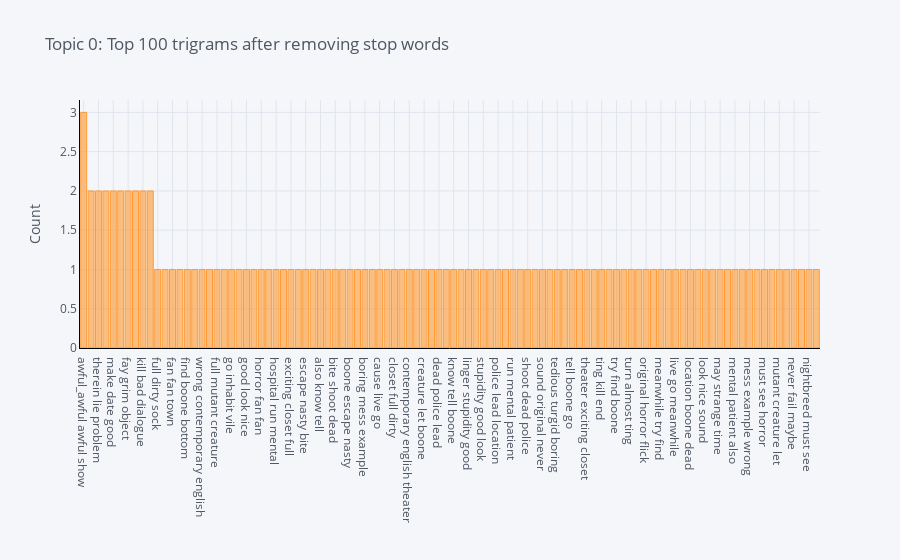

Notebook code for this chart:
### Code cell
plot_model(model=lda, plot = 'trigram')

### Figure 1 — Plotly figure (JSON) as saved in the notebook; plotly's stock layout.template omitted (floating-point values rounded to 4 significant figures)
{"data": [{"marker": {"color": "rgba(255, 153, 51, 0.6)", "line": {"color": "rgba(255, 153, 51, 1.0)", "width": 1}}, "name": "count", "orientation": "v", "text": "", "type": "bar", "x": ["awful_awful awful show", "director forget mention", "therein lie problem", "quality kill bad", "make date good", "good science_fiction make", "fay grim object", "serbian side serbian", "kill bad dialogue", "use term loosely", "full dirty sock", "fan town call", "fan fan town", "fail maybe long", "find boone bottom", "flick may strange", "wrong contemporary english", "go meanwhile try", "full mutant creature", "give hallucinogenic pill", "go inhabit vile", "example wrong contemporary", "good look nice", "hallucinogenic pill tell", "horror fan fan", "horror flick may", "hospital run mental", "inhabit vile mutant", "exciting closet full", "end hospital run", "escape nasty bite", "english theater exciting", "also know tell", "bite cause live", "bite shoot dead", "boone dead bite", "boone escape nasty", "boone go inhabit", "boring mess example", "call midian full", "cause live go", "climax nightbreed must", "closet full dirty", "conclusion give hallucinogenic", "contemporary english theater", "creature conclusion give", "creature let boone", "dead bite cause", "dead police lead", "dirty sock opposite", "know tell boone", "kill end hospital", "linger stupidity good", "lead location boone", "stupidity good look", "pill tell turn", "police lead location", "presence give spark", "run mental patient", "see horror fan", "shoot dead police", "sock opposite living", "sound original never", "strange time linger", "tedious turgid boring", "original never fail", "tell boone go", "tell turn almost", "theater exciting closet", "time linger stupidity", "ting kill end", "town call midian", "try find boone", "turgid boring mess", "turn almost ting", "patient also know", "original horror flick", "let boone escape", "meanwhile try find", "vile mutant creature", "live go meanwhile", "living presence give", "location boone dead", "long climax nightbreed", "look nice sound", "look original horror", "may strange time", "maybe long climax", "mental patient also", "opposite living presence", "mess example wrong", "midian full mutant", "must see horror", "mutant creature conclusion", "mutant creature let", "nasty bite shoot", "never fail maybe", "nice sound original", "nightbreed must see", "almost ting kill"], "y": [3, 2, 2, 2, 2, 2, 2, 2, 2, 2, 1, 1, 1, 1, 1, 1, 1, 1, 1, 1, 1, 1, 1, 1, 1, 1, 1, 1, 1, 1, 1, 1, 1, 1, 1, 1, 1, 1, 1, 1, 1, 1, 1, 1, 1, 1, 1, 1, 1, 1, 1, 1, 1, 1, 1, 1, 1, 1, 1, 1, 1, 1, 1, 1, 1, 1, 1, 1, 1, 1, 1, 1, 1, 1, 1, 1, 1, 1, 1, 1, 1, 1, 1, 1, 1, 1, 1, 1, 1, 1, 1, 1, 1, 1, 1, 1, 1, 1, 1, 1]}], "layout": {"legend": {"bgcolor": "#F5F6F9", "font": {"color": "#4D5663"}}, "paper_bgcolor": "#F5F6F9", "plot_bgcolor": "#F5F6F9", "title": {"font": {"color": "#4D5663"}, "text": "Topic 0: Top 100 trigrams after removing stop words"}, "xaxis": {"gridcolor": "#E1E5ED", "linecolor": "black", "showgrid": true, "tickfont": {"color": "#4D5663"}, "title": {"font": {"color": "#4D5663"}, "text": ""}, "zerolinecolor": "#E1E5ED"}, "yaxis": {"gridcolor": "#E1E5ED", "linecolor": "black", "showgrid": true, "tickfont": {"color": "#4D5663"}, "title": {"font": {"color": "#4D5663"}, "text": "Count"}, "zerolinecolor": "#E1E5ED"}}}
